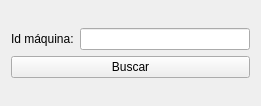
<?xml version="1.0" encoding="UTF-8"?>
<ui version="4.0">
 <class>Form</class>
 <widget class="QWidget" name="Form">
  <property name="geometry">
   <rect>
    <x>0</x>
    <y>0</y>
    <width>261</width>
    <height>106</height>
   </rect>
  </property>
  <property name="windowTitle">
   <string>Form</string>
  </property>
  <layout class="QGridLayout" name="gridLayout">
   <item row="0" column="0">
    <layout class="QVBoxLayout" name="verticalLayout">
     <item>
      <layout class="QHBoxLayout" name="horizontalLayout">
       <item>
        <widget class="QLabel" name="label">
         <property name="text">
          <string>Id máquina:</string>
         </property>
        </widget>
       </item>
       <item>
        <widget class="QLineEdit" name="lineEdit"/>
       </item>
      </layout>
     </item>
     <item>
      <widget class="QPushButton" name="pushButton">
       <property name="text">
        <string>Buscar</string>
       </property>
       <property name="icon">
        <iconset>
         <normaloff>../imagenes/Theatre-Set-Opera-glasses-icon.png</normaloff>../imagenes/Theatre-Set-Opera-glasses-icon.png</iconset>
       </property>
      </widget>
     </item>
    </layout>
   </item>
  </layout>
 </widget>
 <resources/>
 <connections/>
</ui>
